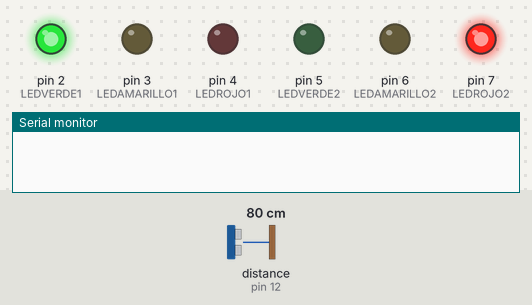
Recording of a sketch running on a simulated Arduino Uno, built with avr-gcc and run on an emulated ATmega328P. Parts: output pins drawn as LEDs (lit = HIGH), the last lines printed to the serial monitor. The inputs (shaded band) are chosen by the test bench; at power-on: distance to the obstacle (sensor on pin 12) 80 cm. The echo pulse lasts 58.3 µs per cm; pins used as bus, display or sensor lines are not drawn.

Above: at 12.5 s.
At 27.5 s:
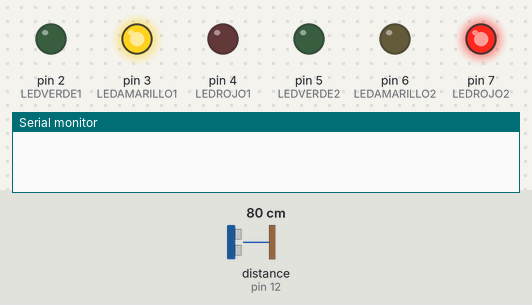
At 40.0 s:
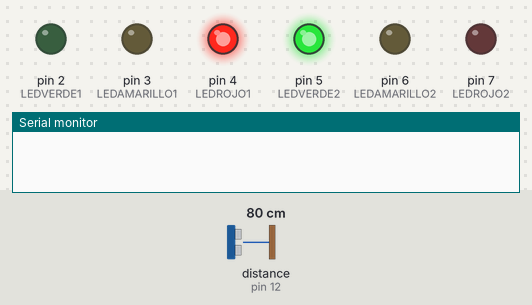
At 52.5 s:
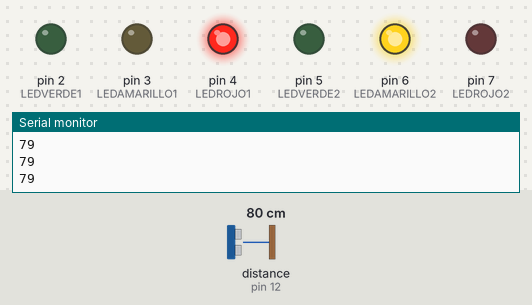
Timing chart, 0 to 71.6 s (numbered marks = the images above):
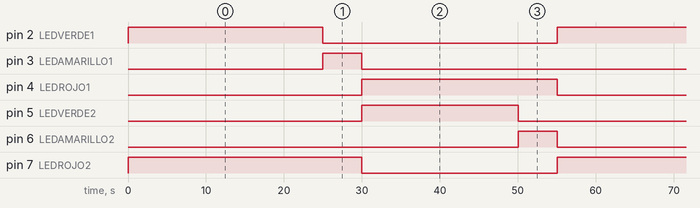

Measured:
- by itself, pin 2 (LEDVERDE1): alternates HIGH for 25.0 s and LOW for 30.1 s
- by itself, pin 3 (LEDAMARILLO1), pin 6 (LEDAMARILLO2): alternates HIGH for 5.0 s and LOW for 50.1 s
- by itself, pin 4 (LEDROJO1): alternates HIGH for 25.1 s and LOW for 30.0 s
- by itself, pin 5 (LEDVERDE2): alternates HIGH for 20.1 s and LOW for 35.0 s
- by itself, pin 7 (LEDROJO2): alternates HIGH for 30.0 s and LOW for 25.1 s

The sketch:

Semaforo_1-2-3.ino
```cpp
// Pines utilizados
//Semaforo 1-2-3
#define LEDVERDE1 2
#define LEDAMARILLO1 3
#define LEDROJO1 4
#define LEDVERDE2 5
#define LEDAMARILLO2 6
#define LEDROJO2 7

const int Trigger = 11;   //Pin digital 2 para el Trigger del sensor
const int Echo = 12;   //Pin digital 3 para el Echo del sensor

int tiempoCambio = 5000; // Tiempo de espera entre transición de LEDs
int tiempoEspera = 25000; // Tiempo de espera hasta comenzar transición
int tiempoSensor = 10000;

void setup() {
  Serial.begin(9600);//iniciailzamos la comunicación
  pinMode(Trigger, OUTPUT); //pin como salida
  pinMode(Echo, INPUT);  //pin como entrada
  digitalWrite(Trigger, LOW);//Inicializamos el pin con 0

 // Modo entrada/salida de los pines
 //Semaforo 1-2-3
  pinMode(LEDVERDE1, OUTPUT);
  pinMode(LEDAMARILLO1, OUTPUT);
  pinMode(LEDROJO1, OUTPUT);
  pinMode(LEDVERDE2, OUTPUT);
  pinMode(LEDAMARILLO2, OUTPUT);
  pinMode(LEDROJO2, OUTPUT);

  // Apagamos todos los LEDs
  digitalWrite(LEDVERDE1, LOW);
  digitalWrite(LEDAMARILLO1, LOW);
  digitalWrite(LEDROJO1, LOW);
  digitalWrite(LEDVERDE2, LOW);
  digitalWrite(LEDAMARILLO2, LOW);
  digitalWrite(LEDROJO2, LOW);

  // Estado inicial: semáforo 1 abierto, semáforo 2 cerrado
  digitalWrite(LEDVERDE1, HIGH);
  digitalWrite(LEDROJO2, HIGH);
}

void loop() {
  FuncionamientoSemaforo();
}

int sensor(int valor){
  digitalWrite(Trigger, HIGH);
  delayMicroseconds(10);          //Enviamos un pulso de 10us
  digitalWrite(Trigger, LOW);
  int distancia = pulseIn(Echo, HIGH); //obtenemos el ancho del pulso
  distancia = distancia/valor;
  return distancia;
}


void SemaforoP1(){
  // Apagamos semáforo 1
  // Esperamos
  delay(tiempoEspera);
 // Pasamos a luz amarilla
  digitalWrite(LEDVERDE1, LOW);
  digitalWrite(LEDAMARILLO1, HIGH);
  // Esperamos
  delay(tiempoCambio);
  // Pasamos a luz roja
  digitalWrite(LEDAMARILLO1, LOW);
  digitalWrite(LEDROJO1, HIGH);
  // Pasamos a luz amarilla
  digitalWrite(LEDROJO2, LOW);
  digitalWrite(LEDVERDE2, HIGH);
  // Apagamos semáforo 2
  // Esperamos
  delay(tiempoSensor);
}

void SemaforoP2(){
  digitalWrite(LEDVERDE2, LOW);
  digitalWrite(LEDAMARILLO2, HIGH);
  // Esperamos
  delay(tiempoCambio);
  // Pasamos a luz roja
  digitalWrite(LEDAMARILLO2, LOW);
  digitalWrite(LEDROJO2, HIGH);
  // Pasamos a luz amarilla
  digitalWrite(LEDROJO1, LOW);
  digitalWrite(LEDVERDE1, HIGH);
}

void FuncionamientoSemaforo(){
  do{
  SemaforoP1();
  int dis;
  int c = 0;
    while(c < 10){
      const int divisor = 59;
      int dis = sensor(divisor);
      Serial.println(dis);
      delay(1000);
      c++;
      if(dis<=20 && digitalRead(LEDVERDE1)== LOW){
          SemaforoP2();
          c=10;
      }
    }
  if(digitalRead(LEDVERDE2)== HIGH){
    SemaforoP2();
  }
  }while(true);
}
```
